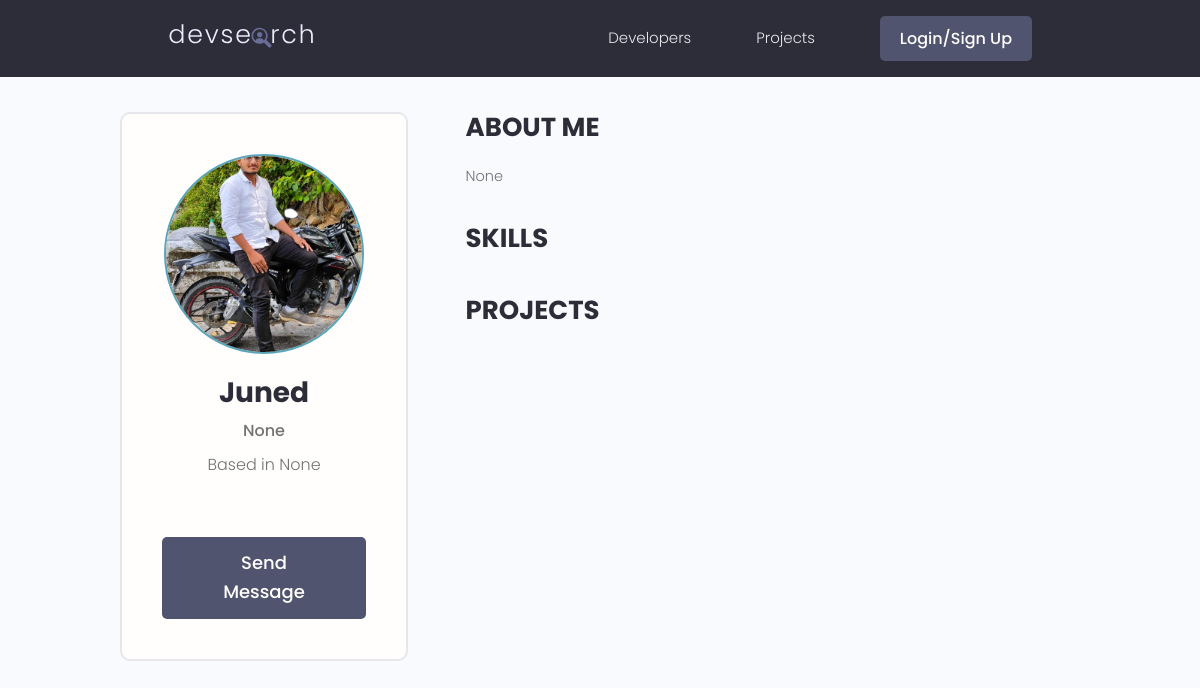
The app's page /profile/6f051de41f2043caa47dfb20301ed22a/ with its own data.
### pages/models.py (models this page shows, shortened)
class Profile(models.Model):
    user = models.OneToOneField(User, on_delete=models.CASCADE , null=True , blank=True)
    name = models.CharField(max_length=200 , blank=True , null=True)
    email = models.EmailField(max_length=500 , blank=True , null=True)
    username = models.CharField(max_length=200 , blank=True , null=True)
    location = models.CharField(max_length=200 , blank=True , null=True)
    short_intro = models.CharField(max_length=300 , blank=True , null=True)
    bio = models.TextField(blank=True , null=True)
    profile_image = models.ImageField(upload_to="user_images" , null=True, blank=True , default="profile_pic.jpeg")
    social_github = models.CharField(max_length=200 , blank=True , null=True)
    social_twitter = models.CharField(max_length=200 , blank=True , null=True)
    social_linkedin = models.CharField(max_length=200 , blank=True , null=True)
    social_youtube = models.CharField(max_length=200 , blank=True , null=True)
    social_website = models.CharField(max_length=200 , blank=True , null=True)
    created = models.DateTimeField(auto_now_add=True)
    id = models.UUIDField(default=uuid.uuid4 , unique=True , primary_key=True , editable=False)

### pages/views.py (the view)
# urls.py: path('profile/<str:pk>/',views.profile,name="profile"),
def profile(request,pk):
    profile = Profile.objects.get(id=pk)
    topskill = profile.skill_set.exclude(description__exact="")
    otherskill = profile.skill_set.filter(description="")
    context = {
        'profile' : profile,
        'topskill' : topskill,
        'otherskill' : otherskill
    }
    return render(request , "pages/profile.html",context)

### pages/templates/pages/profile.html (shortened to what this page needs)
{% extends 'pages/base.html' %}
{% load static %}
{% block content %}
<main class="profile my-md">
  <div class="container">
    <div class="layout">
      <div class="column column--1of3">
        <div class="card text-center">
          <div class="card__body dev">
            <img
              class="avatar avatar--xl"
              src={{profile.profile_image.url}}
            />
            <h2 class="dev__name">{{profile.name}}</h2>
            <p class="dev__title">
              {{profile.short_intro}}
            </p>
            <p class="dev__location">Based in {{profile.location}}</p>
            {% if request.user.profile.id !=  profile.id %}
              <a href="{% url 'send-message' profile.id %}" class="btn btn--sub btn--lg">Send Message </a>
            {% endif %}
          </div>
        </div>
      </div>
      <div class="column column--2of3">
        <div class="devInfo">
          <h3 class="devInfo__title">About Me</h3>
          <p class="devInfo__about">
            {{profile.bio}}
          </p>
        </div>
        <div class="devInfo">
          <h3 class="devInfo__title">Skills</h3>
        </div>
        <div class="devInfo">
          <h3 class="devInfo__title">Projects</h3>
        </div>
      </div>
    </div>
  </div>
</main>
{% endblock content %}

### static/css/app.css (style rules this page uses)
:root { --color-sub: #2d2d39; }
.btn--sub { background-color: var(--color-sub-light); }
.card { border: 2px solid var(--color-light); }
img { width: 100%; }
.profile .card > .dev { padding: 4rem; }
.dev__name { color: var(--color-sub); font-size: 2.8rem; font-weight: 700; margin-top: 1rem; margin-bottom: 0.5rem; }
.dev__title { font-size: 1.6rem; font-weight: 500; line-height: 1.3; }
.dev__location { margin-top: 1rem; }
.devInfo { margin-bottom: 3rem; }
.devInfo__title, .devInfo__subtitle { font-size: 2.6rem; color: var(--color-sub); text-transform: uppercase; font-weight: 700; margin-bottom: 1.5rem; }
.devInfo__about, .devSkill__info { font-size: 1.45rem; line-height: 1.7; text-align: justify; }

### static/uikit/styles/modules/_variables.css (style rules this page uses)
:root { --color-main: #5aa5b9; --color-main-light: #e6faff; --color-sub: #3f4156; --color-sub-light: #51546e; --color-sub-lighter: #ededfd; --color-text: #737373; --color-gray: #8b8b8b; --color-light: #e5e7eb; --color-light-gray: #767676; --color-bg: #f8fafd; --color-white: #fffefd; --color-white-light: #f3f3f3; --color-success: #359e64; --color-success-bg: #def8e8; --color-error: #fc4b0b; --color-error-bg: #fff2ee; --font-base: 'Poppins', arial, helvetica, 'Segoe UI', roboto, ubuntu, sans-serif; --font-monospace: 'Fira Code', 'Courier New', courier, monospace; --font-regular: 300; --font-medium: 500; --font-bold: 700; --generic-shadow: 1px 1px 5px #00000010; --generic-transition: all 0.3s ease-in-out; }

### static/uikit/styles/modules/_base.css (style rules this page uses)
* { margin: 0; padding: 0; box-sizing: border-box; text-rendering: optimizeLegibility; color: inherit; font-size: inherit; }
html { font-size: 50%; }
@media only screen and (min-width: 480px) { html { font-size: 56.25%; } }
@media only screen and (min-width: 1200px) { html { font-size: 62.5%; } }
body { line-height: 1.6; font-weight: 400; font-size: 1.5rem; color: var(--color-text); background-color: var(--color-bg); min-height: 100vh; }

### static/uikit/styles/modules/_typography.css (style rules this page uses)
* { font-family: var(--font-base); }
h2 { font-size: 3.6rem; font-weight: var(--font-bold); }
h3 { font-size: 3.2rem; font-weight: var(--font-medium); }
p, span, strong { font-size: 1.6rem; color: var(--color-text); font-weight: var(--font-regular); }
a { padding-bottom: 2px; text-decoration: none; display: inline-block; color: var(--color-main); font-weight: var(--font-medium); }

### static/uikit/styles/modules/_utilities.css (style rules this page uses)
.container { width: 92%; max-width: 165rem; margin: 0 auto; box-sizing: border-box; }
@media screen and (min-width: 1000px) { .container { width: 90%; } }
@media screen and (min-width: 1200px) { .container { width: 80%; } }
.text-center { text-align: center; }
.my-md { margin: 3rem auto; }

### static/uikit/styles/modules/_avatar.css (style rules this page uses)
.avatar { border-radius: 50%; border: 2px solid var(--color-main); object-fit: cover; }
.avatar--xl { height: 20rem; width: 20rem; }

### static/uikit/styles/modules/_button.css (style rules this page uses)
.btn { display: inline-block; position: relative; cursor: pointer; background-color: var(--color-light); font-weight: var(--font-medium); color: var(--color-sub); text-decoration: none; padding: 1rem 2rem; border-radius: 0.5rem; border: none; width: -webkit-fit-content; width: -moz-fit-content; width: fit-content; height: -webkit-fit-content; height: -moz-fit-content; height: fit-content; font-size: 1.6rem; outline-width: 0; outline-color: transparent; -webkit-backface-visibility: hidden; backface-visibility: hidden; transition: all 0.3s ease-in-out; }
.btn--sub { background-color: var(--color-sub); color: var(--color-white); }
.btn--lg { font-size: 1.8rem; padding: 1.2rem 4.5rem; }

### static/uikit/styles/modules/_card.css (style rules this page uses)
.card { border-radius: 1rem; background-color: var(--color-white); border: 1.5px solid var(--color-light); width: auto; height: auto; margin-top: 0.5rem; margin-bottom: 0.5rem; overflow: hidden; }
.card__body, .card__header { padding: 2rem 2.5rem; }

### static/uikit/styles/modules/_layout.css (style rules this page uses)
.layout { display: flex; flex-flow: row wrap; justify-content: space-between; }
.layout > .column { margin-bottom: 3rem; }
.layout > .column.column--1of3 { flex-basis: 30%; }
.layout > .column.column--2of3 { flex-basis: 64%; }

### records on screen
Profile: profile_image (picture), name "Juned", short_intro "None", location "None", bio "None"
